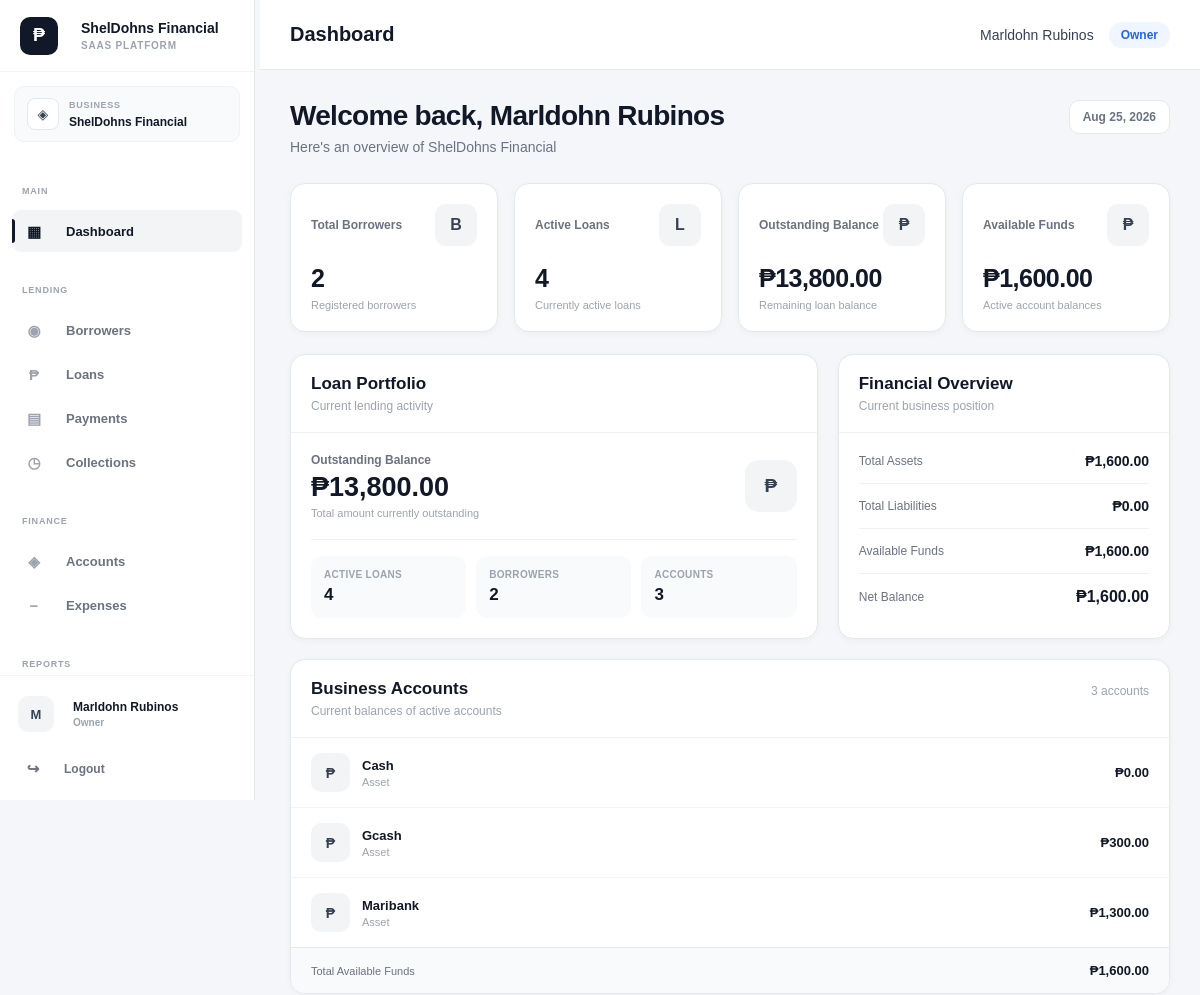
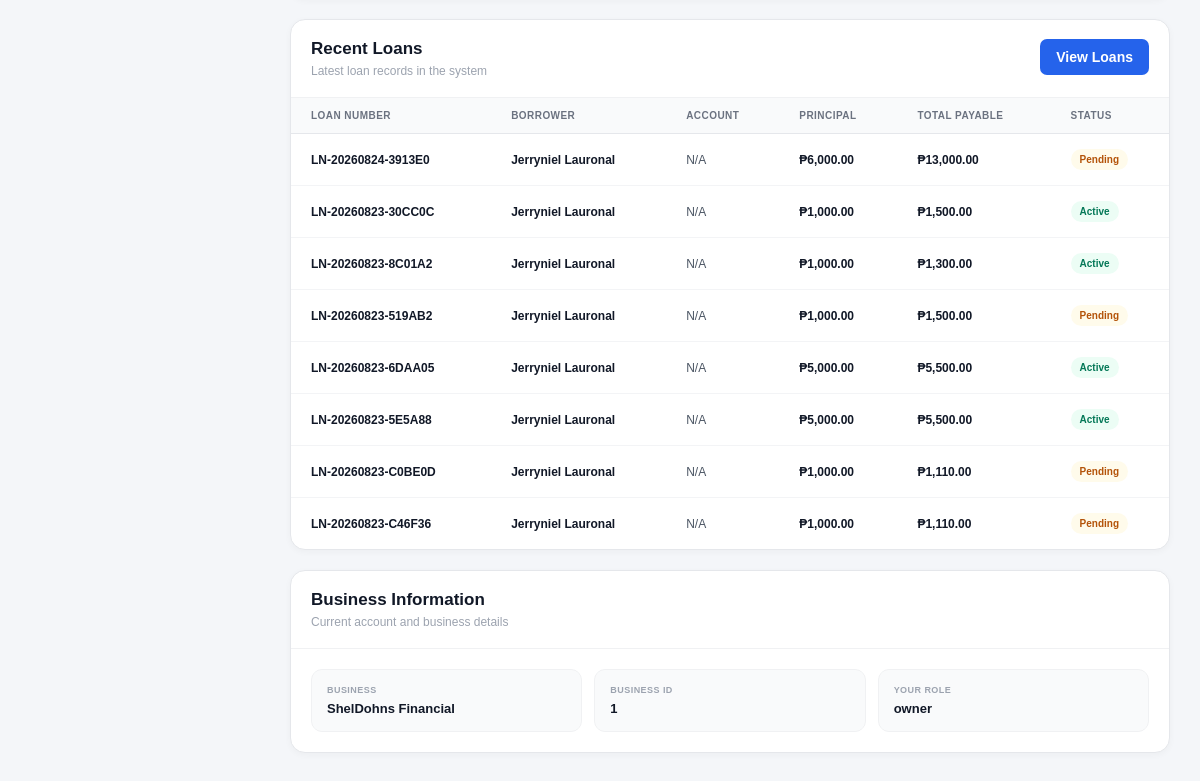
The page /public/index.php?url=dashboard (signed in) on the database its author committed (2 pictures, top to bottom).
### tables this page shows
CREATE TABLE `accounts` (
  `id` int(10) UNSIGNED NOT NULL,
  `business_id` bigint(20) UNSIGNED NOT NULL,
  `account_name` varchar(150) NOT NULL,
  `account_type` varchar(50) DEFAULT NULL,
  `balance` decimal(15,2) NOT NULL DEFAULT 0.00,
  `status` enum('active','inactive') NOT NULL DEFAULT 'active',
  `created_by` int(10) UNSIGNED DEFAULT NULL,
  `created_at` timestamp NOT NULL DEFAULT current_timestamp(),
  `updated_at` timestamp NOT NULL DEFAULT current_timestamp() ON UPDATE current_timestamp()
);

CREATE TABLE `loans` (
  `id` int(10) UNSIGNED NOT NULL,
  `business_id` bigint(20) UNSIGNED NOT NULL,
  `borrower_id` int(10) UNSIGNED NOT NULL,
  `account_id` int(10) UNSIGNED DEFAULT NULL,
  `category_id` int(10) UNSIGNED DEFAULT NULL,
  `loan_number` varchar(50) NOT NULL,
  `principal_amount` decimal(15,2) NOT NULL DEFAULT 0.00,
  `interest_rate` decimal(8,2) NOT NULL DEFAULT 0.00,
  `interest_type` enum('flat','reducing_balance') NOT NULL DEFAULT 'flat',
  `payment_type` enum('installment','full_payment') NOT NULL DEFAULT 'installment',
  `term` int(11) NOT NULL DEFAULT 1,
  `term_period` enum('days','weeks','months','years') NOT NULL DEFAULT 'months',
  `processing_fee` decimal(15,2) NOT NULL DEFAULT 0.00,
  `total_interest` decimal(15,2) NOT NULL DEFAULT 0.00,
  `total_payable` decimal(15,2) NOT NULL DEFAULT 0.00,
  `release_date` date DEFAULT NULL,
  `first_payment_date` date DEFAULT NULL,
  `status` enum('pending','approved','active','completed','overdue','cancelled','rejected') NOT NULL DEFAULT 'pending',
  `purpose` varchar(255) DEFAULT NULL,
  `notes` text DEFAULT NULL,
  `created_by` int(10) UNSIGNED DEFAULT NULL,
  `created_at` timestamp NOT NULL DEFAULT current_timestamp(),
  `updated_at` timestamp NOT NULL DEFAULT current_timestamp() ON UPDATE current_timestamp()
);

### app/views/dashboard/index.php (the view, shortened to what the rows shown need)
<?php
$user =
    $user
    ?? Auth::user();
$accounts =
    $accounts
    ?? [];
$recentLoans =
    $recentLoans
    ?? [];
if (!function_exists('dashboardMoney')) {
    function dashboardMoney(
        float $amount
    ): string {
        return '₱' .
            number_format(
                $amount,
                2
            );
    }
}
if (!function_exists('dashboardStatusClass')) {
    function dashboardStatusClass(
        string $status
    ): string {
        return match (
            strtolower(trim($status))
        ) {
            'active' =>
                'dashboard-status-active',
            'approved' =>
                'dashboard-status-approved',
            'pending' =>
                'dashboard-status-pending',
            'completed' =>
                'dashboard-status-completed',
            'overdue' =>
                'dashboard-status-overdue',
            'cancelled',
            'rejected' =>
                'dashboard-status-danger',
            default =>
                'dashboard-status-default'
        };
    }
}
$userName =
    $user['full_name']
    ??
    $user['username']
    ??
    'Administrator';
?>
<!DOCTYPE html>
<html lang="en">
<head>
    <link
        rel="stylesheet"
        href="assets/css/style.css"
    >
</head>
<body>
<?php
require APP_PATH .
    '/views/layouts/sidebar.php';
?>
<div class="main-content">
    <div class="container lm-dashboard">
        <div class="lm-dashboard-header">
            <div class="lm-dashboard-heading">
                <h1>
                    Welcome back,
                    <?= htmlspecialchars(
                        $userName
                    ) ?>
                </h1>
            </div>
        </div>
        <div class="lm-main-grid">
            <div class="lm-panel">
                <div class="lm-panel-header">
                    <div>
                        <h2 class="lm-panel-title">
                            Loan Portfolio
                        </h2>
                    </div>
                </div>
            </div>
            <div class="lm-panel">
                <div class="lm-panel-header">
                    <div>
                        <h2 class="lm-panel-title">
                            Financial Overview
                        </h2>
                    </div>
                </div>
            </div>
        </div>
        <div
            class="lm-panel"
            style="margin-bottom:20px;"
        >
            <div class="lm-panel-header">
                <div>
                    <h2 class="lm-panel-title">
                        Business Accounts
                    </h2>
                </div>
            </div>
            <?php if (!empty($accounts)): ?>
                <div class="lm-account-list">
                    <?php foreach (
                        $accounts
                        as $account
                    ): ?>
                        <div class="lm-account">
                            <div class="lm-account-left">
                                <div class="lm-account-icon">
                                    ₱
                                </div>
                                <div class="lm-account-details">
                                    <div class="lm-account-name">
                                        <?= htmlspecialchars(
                                            $account['account_name']
                                            ??
                                            'Unnamed Account'
                                        ) ?>
                                    </div>
                                    <div class="lm-account-type">
                                        <?= htmlspecialchars(
                                            $account['account_type']
                                            ??
                                            'Account'
                                        ) ?>
                                    </div>
                                </div>
                            </div>
                            <div class="lm-account-balance">
                                <?= dashboardMoney(
                                    (float) (
                                        $account['balance']
                                        ??
                                        0
                                    )
                                ) ?>
                            </div>
                        </div>
                    <?php endforeach; ?>
                </div>
            <?php else: ?>
                <div class="lm-empty">
                    No active business accounts found.
                </div>
            <?php endif; ?>
        </div>
        <div class="lm-panel">
            <div class="lm-panel-header">
                <div>
                    <h2 class="lm-panel-title">
                        Recent Loans
                    </h2>
                </div>
            </div>
            <?php if (!empty($recentLoans)): ?>
                <div class="lm-table-wrapper">
                    <table class="lm-table">
                        <thead>
                            <tr>
                                <th>
                                    Loan Number
                                </th>
                                <th>
                                    Borrower
                                </th>
                                <th>
                                    Account
                                </th>
                                <th>
                                    Principal
                                </th>
                                <th>
                                    Total Payable
                                </th>
                                <th>
                                    Status
                                </th>
                            </tr>
                        </thead>
                        <tbody>
                            <?php foreach (
                                $recentLoans
                                as $loan
                            ): ?>
                                <?php
                                $loanStatus =
                                    $loan['status']
                                    ??
                                    'pending';
                                ?>
                                <tr>
                                    <td>
                                        <span
                                            class="lm-loan-number"
                                        >
                                            <?= htmlspecialchars(
                                                $loan['loan_number']
                                                ??
                                                'N/A'
                                            ) ?>
                                        </span>
                                    </td>
                                    <td>
                                        <span
                                            class="lm-borrower"
                                        >
                                            <?= htmlspecialchars(
                                                $loan['borrower_name']
                                                ??
                                                'Unknown Borrower'
                                            ) ?>
                                        </span>
                                    </td>
                                    <td>
                                        <?= htmlspecialchars(
                                            $loan['account_name']
                                            ??
                                            'N/A'
                                        ) ?>
                                    </td>
                                    <td>
                                        <span
                                            class="lm-amount"
                                        >
                                            <?= dashboardMoney(
                                                (float) (
                                                    $loan[
                                                        'principal_amount'
                                                    ]
                                                    ??
                                                    0
                                                )
                                            ) ?>
                                        </span>
                                    </td>
                                    <td>
                                        <span
                                            class="lm-amount"
                                        >
                                            <?= dashboardMoney(
                                                (float) (
                                                    $loan[
                                                        'total_payable'
                                                    ]
                                                    ??
                                                    0
                                                )
                                            ) ?>
                                        </span>
                                    </td>
                                    <td>
                                        <span
                                            class="lm-status <?= htmlspecialchars(
                                                dashboardStatusClass(
                                                    $loanStatus
                                                )
                                            ) ?>"
                                        >
                                            <?= htmlspecialchars(
                                                ucfirst(
                                                    $loanStatus
                                                )
                                            ) ?>
                                        </span>
                                    </td>
                                </tr>
                            <?php endforeach; ?>
                        </tbody>
                    </table>
                </div>
            <?php else: ?>
                <div class="lm-empty">
                    No loans have been created yet.
                </div>
            <?php endif; ?>
        </div>
        <div
            class="lm-panel"
            style="margin-top:20px;"
        >
            <div class="lm-panel-header">
                <div>
                    <h2 class="lm-panel-title">
                        Business Information
                    </h2>
                </div>
            </div>
        </div>
    </div>
</div>
</body>
</html>

### rows shown on the page
accounts: account_name "Cash", account_type "Asset", balance "₱0.00"
accounts: account_name "Gcash", account_type "Asset", balance "₱300.00"
accounts: account_name "Maribank", account_type "Asset", balance "₱1,300.00"
loans: loan_number "LN-20260824-3913E0", borrower_name "Jerryniel Lauronal", account_name "N/A", principal_amount "₱6,000.00", total_payable "₱13,000.00", status "Pending"
loans: loan_number "LN-20260823-30CC0C", borrower_name "Jerryniel Lauronal", account_name "N/A", principal_amount "₱1,000.00", total_payable "₱1,500.00", status "Active"
loans: loan_number "LN-20260823-8C01A2", borrower_name "Jerryniel Lauronal", account_name "N/A", principal_amount "₱1,000.00", total_payable "₱1,300.00", status "Active"
loans: loan_number "LN-20260823-519AB2", borrower_name "Jerryniel Lauronal", account_name "N/A", principal_amount "₱1,000.00", total_payable "₱1,500.00", status "Pending"
loans: loan_number "LN-20260823-6DAA05", borrower_name "Jerryniel Lauronal", account_name "N/A", principal_amount "₱5,000.00", total_payable "₱5,500.00", status "Active"
loans: loan_number "LN-20260823-5E5A88", borrower_name "Jerryniel Lauronal", account_name "N/A", principal_amount "₱5,000.00", total_payable "₱5,500.00", status "Active"
loans: loan_number "LN-20260823-C0BE0D", borrower_name "Jerryniel Lauronal", account_name "N/A", principal_amount "₱1,000.00", total_payable "₱1,110.00", status "Pending"
loans: loan_number "LN-20260823-C46F36", borrower_name "Jerryniel Lauronal", account_name "N/A", principal_amount "₱1,000.00", total_payable "₱1,110.00", status "Pending"

### other values the page prints
$sidebarBrandName "ShelDohns Financial"
$sidebarBrandTagline "SAAS PLATFORM"
$business['name'] "ShelDohns Financial"
$avatarLetter "M"
$displayName "Marldohn Rubinos"
$displayRole "Owner"
$userName "Marldohn Rubinos"
$role "Owner"
$businessName "ShelDohns Financial"
$totalBorrowers "2"
$activeLoans "4"
$totalAccounts "3"
$businessId "1"
$role "owner"
